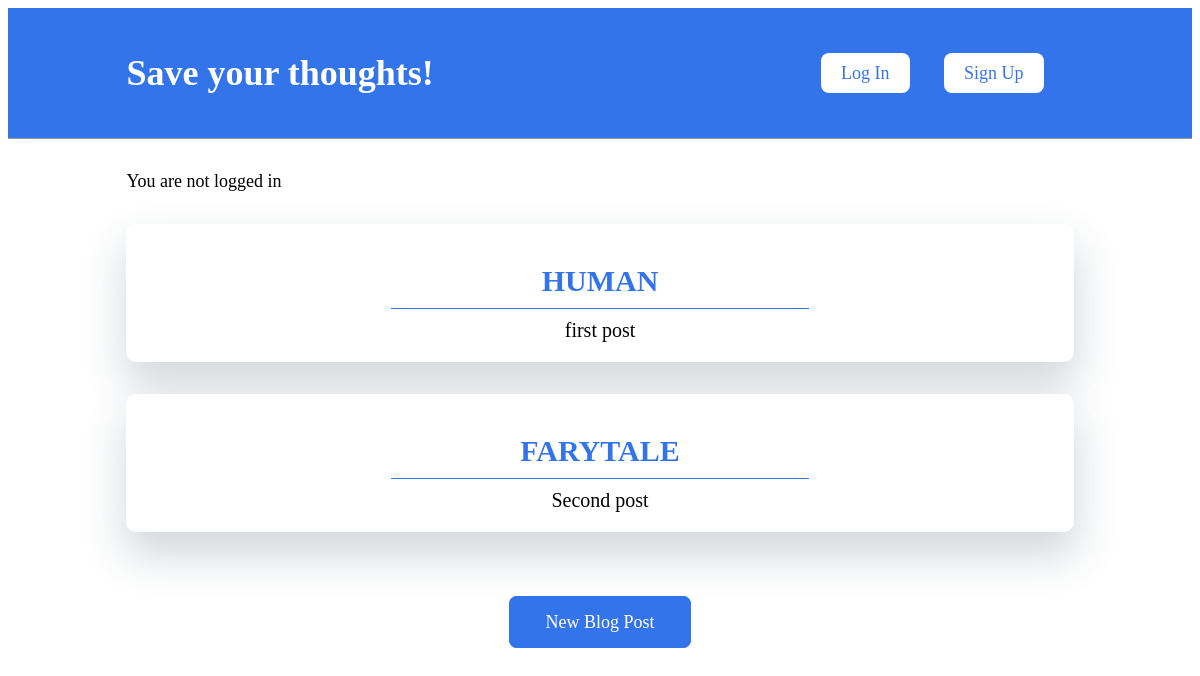
The app's page /, older data.
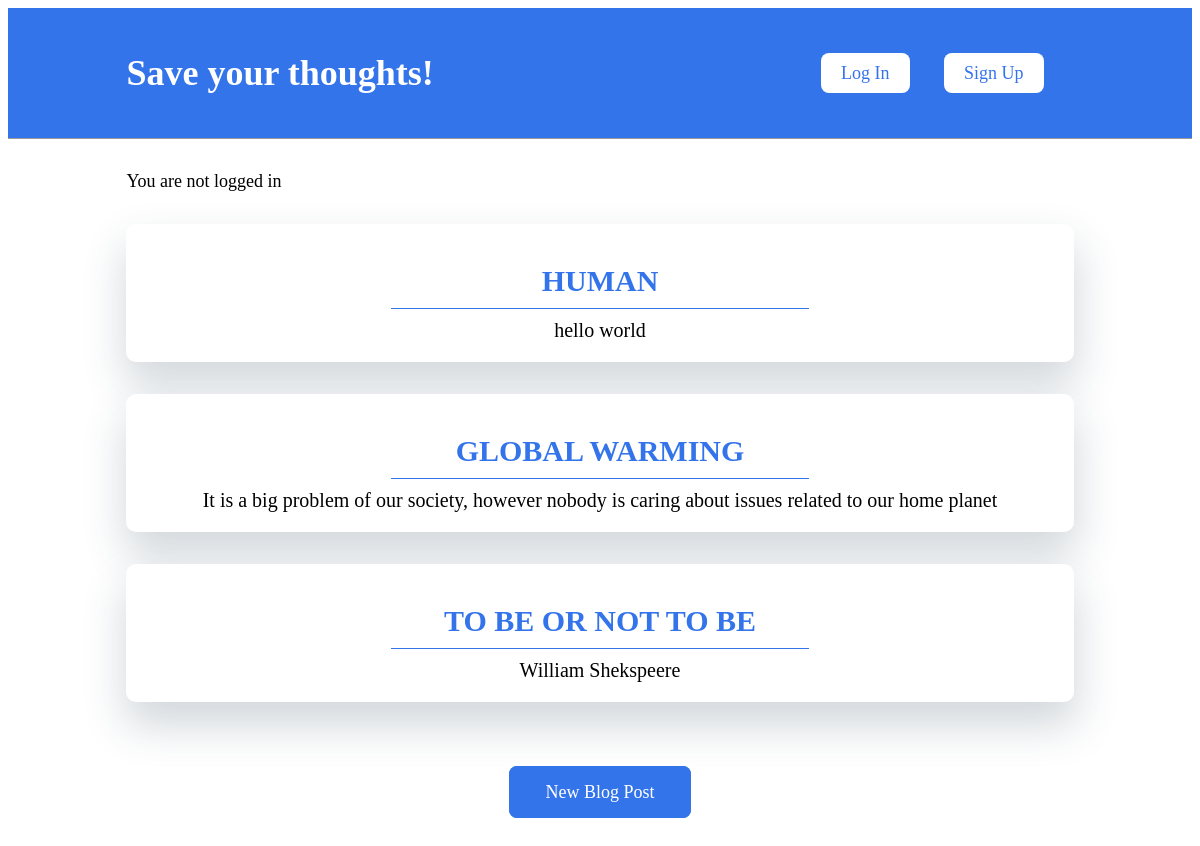
The same page, newer data.
### blog/models.py (models this page shows, shortened)
class Post(models.Model):
    title = models.CharField(max_length=200)
    author = models.ForeignKey(
        'auth.User',
        on_delete=models.CASCADE,
    )
    body = models.TextField()

### blog/views.py (the view)
# urls.py: path('', BlogListView.as_view(), name='home'),
class BlogListView(ListView):
    model = Post
    template_name = 'home.html'
    context_object_name = 'all_posts_list'

### blog/templates/home.html
{% extends 'base.html' %}
{% block content%}
{% for post in object_list %}
<div class="post-entry">
    <h2><a href="{% url 'post_detail' post.pk %}">{{ post.title }}</a> </h2>
    <p>{{ post.body }}</p>
</div>
{% endfor %}
{% endblock content %}

### blog/templates/base.html (shortened to what this page needs)
{% load static%}
<html>
<head>
    <link href="{% static 'css/base.css' %}" rel="stylesheet">
</head>
<body>
    <header>
        <div class="container">
            <div class="navigation">
                <div class="nav-left">
                    <h1><a href="{% url 'home' %}">Save your thoughts!</a> </h1>
                </div>
                <div class="registration">
                    <div class="login-signup">
                        <a href="{% url 'login' %}">Log In</a>
                        <a href="{% url 'signup' %}">Sign Up</a>
                    </div>
                </div>
            </div>
        </div>
    </header>
    <div class="main-section">
        <div class="container">
            {% if user.is_authenticated %}
                <p>Good day {{ user.username }}</p>
                <p><a href="{% url 'logout' %}">Log out</a> </p>
            {% else %}
                <div>
                    <p>You are not logged in</p>
                </div>
            {% endif %}
            {% block content %}
            {% endblock content%}
            <div class="add-blog">
                <a href="{% url 'post_new' %}"> New Blog Post</a>
            </div>
        </div>
    </div>
</body>
</html>

### blog/static/css/base.css (style rules this page uses)
body { font-family: 'Libre Baskerville', serif; font-size: 18px; }
.container { width: 80%; margin: 20px auto; }
header { border-bottom: 1px solid #999; margin-bottom: 2rem; display: flex; background: #3474eb; }
.navigation { display: flex; align-items: center; justify-content: space-between; }
.registration { display: flex; }
header h1 a { color: #fff; text-decoration: none; }
.login-signup { margin: 0 15px; }
.login-signup a { color: #3474eb; padding: 10px 20px; background-color: #ffffff; border-radius: 8px; text-decoration: none; margin: 0 15px; }
.main-section { background-color: #fff; }
.post-entry { padding: 20px 15px; margin: 2rem 0; text-align: center; background-color: #fff; border-radius: 10px; border: none; box-shadow: 1px 22px 43px 2px rgba(34, 60, 80, 0.2); transition: all 0.5s; }
.post-entry h2 { padding: 10px 0; font-size: 30px; text-transform: uppercase; margin: 10px 250px; border-bottom: 1px solid #3474eb; }
.post-entry h2 a { text-decoration: none; color: #3474eb; }
.post-entry p { margin: 0; font-size: 20px; font-weight: 400; }
.add-blog { margin: 80px 0; text-align: center; }
.add-blog a { padding: 15px 35px; background-color: #3474eb; color: #fff; border-radius: 8px; text-decoration: none; transition: all 0.5s; border: 1px solid #3474eb; }

Row changes from the older to the newer data that the page shows:
removed Post: title "FARYTALE", body "Second post"
changed Post "HUMAN": body "first post" → "hello world"
added Post: title "GLOBAL WARMING", body "It is a big problem of our society, however nobody is caring about issues related to our home planet"
added Post: title "TO BE OR NOT TO BE", body "William Shekspeere"
